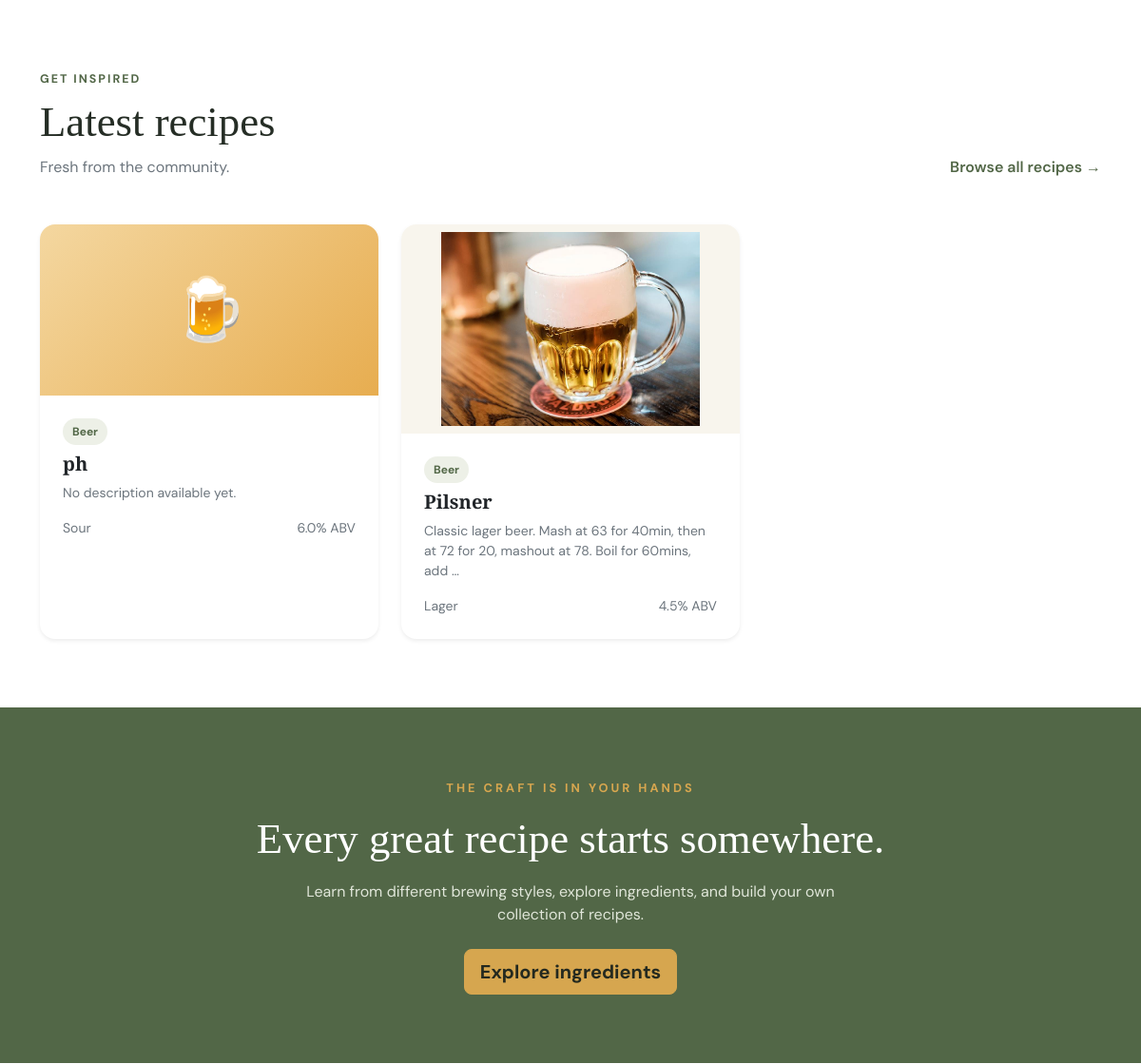
Before: / (middle part) with the older database file.
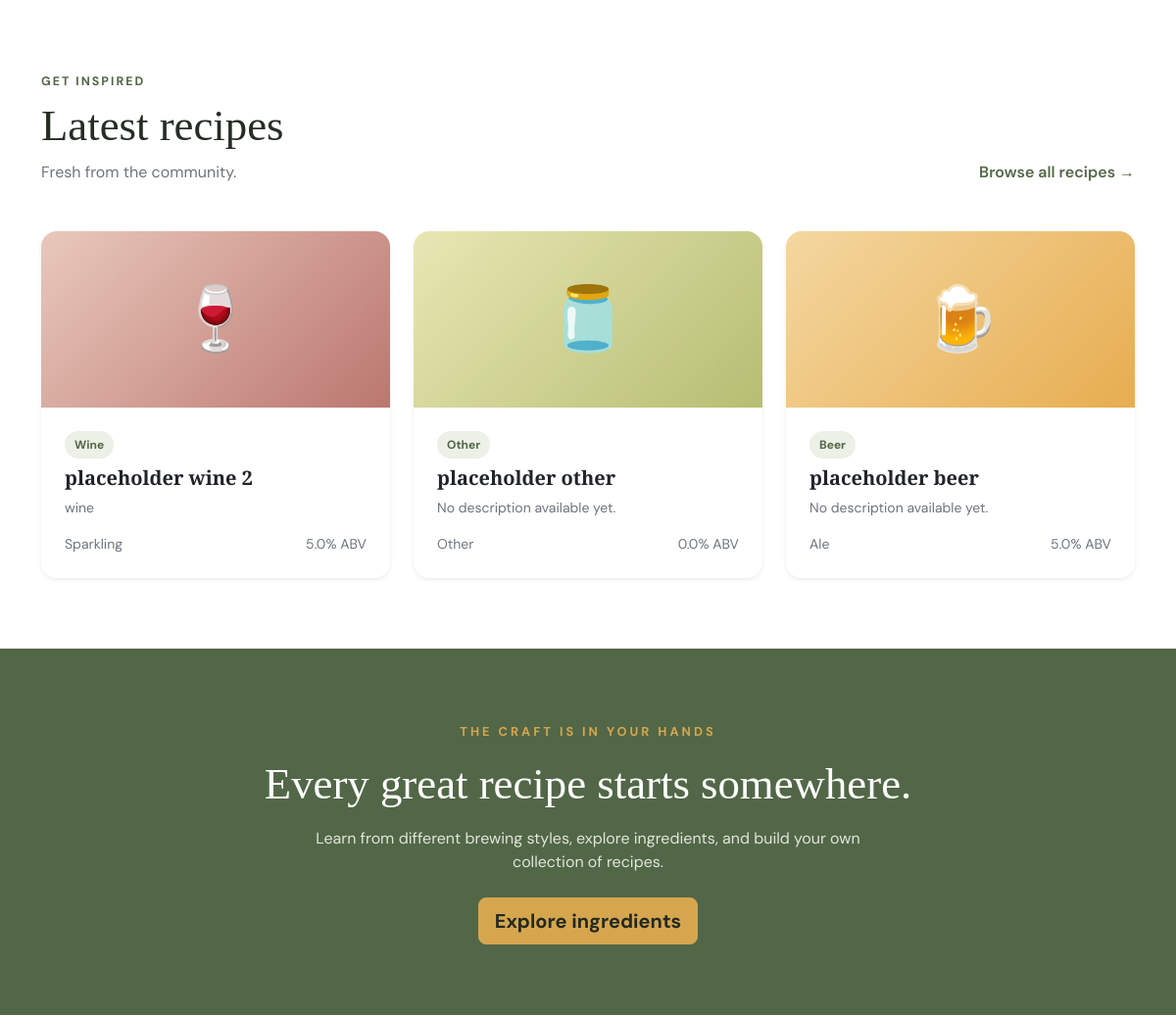
After: the same page with the newer database file.
### recipes/models.py (models this page shows, shortened)
class Recipe(TimestampMixin):
    class CategoryChoices(models.TextChoices):
        BEER = "Beer", "Beer"
        WINE = "Wine", "Wine"
        OTHER = "Other", "Other"
    class StyleChoices(models.TextChoices):
        LAGER = "Lager", "Lager"
        ALE = "Ale", "Ale"
        SOUR = "Sour", "Sour"
        RED = "Red", "Red"
        WHITE = "White", "White"
        ROSE = "Rose", "Rose"
        SPARKLING = "Sparkling", "Sparkling"
        MEAD = "Mead", "Mead"
        CIDER = "Cider", "Cider"
        KOMBUCHA = "Kombucha", "Kombucha"
        GINGER_BEER = "Ginger Beer", "Ginger Beer"
        OTHER = "Other", "Other"
    title = models.CharField(max_length=100)
    category = models.CharField(max_length=5, choices=CategoryChoices.choices)
    style = models.CharField(max_length=15, choices=StyleChoices.choices)
    description = models.TextField(blank=True, null=True)
    photo = models.ImageField(upload_to="recipes/", blank=True, null=True)
    primary_fermentation_days = models.PositiveIntegerField(default=0)
    secondary_fermentation_days = models.PositiveIntegerField(blank=True, null=True)
    aging_days = models.PositiveIntegerField(blank=True, null=True)
    target_abv = models.DecimalField(max_digits=3, decimal_places=1, validators=[validate_positive])
    ingredients = models.ManyToManyField('catalog.Ingredient', through='RecipeIngredient', related_name='recipes')

### common/views.py (the view)
# urls.py: path('', views.HomePageView.as_view(), name='home'),
class HomePageView(TemplateView):
    template_name = "common/home.html"
    def get_context_data(self, **kwargs):
        context = super().get_context_data(**kwargs)
        recent_recipes = Recipe.objects.order_by('-created_at')[:3]
        context['recent_recipes'] = recent_recipes
        return context

### templates/common/home.html (shortened to what this page needs)
{% extends 'base.html' %}
{% block content %}
<section class="py-5">
    <div class="container py-4">
        <div class="d-flex flex-column flex-md-row justify-content-between align-items-md-end gap-3 mb-5">
            <div>
                <span class="section-label">Get inspired</span>
                <h2 class="section-title mt-2 mb-2">Latest recipes</h2>
                <p class="text-secondary mb-0">Fresh from the community.</p>
            </div>
            <a href="{% url 'recipes:recipe-list' %}" class="fw-semibold text-decoration-none">
                Browse all recipes &rarr;
            </a>
        </div>
        <div class="row g-4">
            {% for recipe in recent_recipes %}
                <div class="col-md-6 col-lg-4">
                    {% include 'partials/_recipe_card.html' %}
                </div>
            {% endfor %}
        </div>
    </div>
</section>
<section class="cta-section py-5">
    <div class="container py-4 text-center">
        <span class="hero-label">The craft is in your hands</span>
        <h2 class="section-title mt-3 mb-3">Every great recipe starts somewhere.</h2>
        <p class="mx-auto mb-4" style="max-width: 600px;">
            Learn from different brewing styles, explore ingredients,
            and build your own collection of recipes.
        </p>
        <a href="{% url 'catalog:ingredient-list' %}" class="btn btn-brew btn-lg">
            Explore ingredients
        </a>
    </div>
</section>
{% endblock %}

### templates/partials/_recipe_card.html (shortened to what this page needs)
<article class="recipe-card card h-100 border-0 shadow-sm">
    {% if recipe.photo %}
        <img src="{{ recipe.photo.url }}" alt="{{ recipe.title }}" class="recipe-photo">
    {% else %}
        <div class="recipe-placeholder {{ recipe.category|lower }}" aria-hidden="true">
            {% if recipe.category == "Beer" %}🍺{% elif recipe.category == "Wine" %}🍷{% else %}🫙{% endif %}
        </div>
    {% endif %}
    <div class="card-body p-4">
        <div class="d-flex justify-content-between align-items-center mb-2">
            <span class="recipe-tag">{{ recipe.category }}</span>
        </div>
        <h3 class="h5 fw-bold">
            <a href="{% url 'recipes:recipe-details' recipe.pk %}"
               class="stretched-link text-decoration-none text-reset">
                {{ recipe.title }}
            </a>
        </h3>
        <p class="text-secondary small mb-3">
            {{ recipe.description|default:"No description available yet."|truncatewords:20 }}
        </p>
        <div class="d-flex justify-content-between small text-secondary">
            <span>{{ recipe.style }}</span>
            <span>{{ recipe.target_abv }}% ABV</span>
        </div>
    </div>
</article>

Changed rows visible on the page:
removed Recipe: category "Beer", title "ph", description "No description available yet.", style "Sour", target_abv "6.0"
no longer on this page (row edited): Recipe: photo (picture), category "Beer", title "Pilsner", description "Classic lager beer. Mash at 63 for 40min, then at 72 for 20, mashout at 78. Boil for 60mins, add …", style "Lager", target_abv "4.5"
added Recipe: category "Wine", title "placeholder wine 2", description "wine", style "Sparkling", target_abv "5.0"
added Recipe: category "Other", title "placeholder other", description "No description available yet.", style "Other", target_abv "0.0"
added Recipe: category "Beer", title "placeholder beer", description "No description available yet.", style "Ale", target_abv "5.0"
